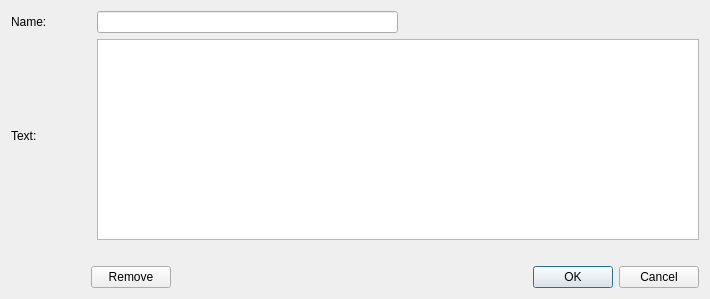
<?xml version="1.0" encoding="UTF-8"?>
<ui version="4.0">
 <class>C_UiStringRecordProperties</class>
 <widget class="QDialog" name="C_UiStringRecordProperties">
  <property name="geometry">
   <rect>
    <x>0</x>
    <y>0</y>
    <width>710</width>
    <height>299</height>
   </rect>
  </property>
  <property name="windowTitle">
   <string>String</string>
  </property>
  <layout class="QVBoxLayout" name="verticalLayout_2">
   <item>
    <layout class="QVBoxLayout" name="verticalLayout">
     <item>
      <layout class="QHBoxLayout" name="horizontalLayout_3">
       <item>
        <widget class="QLabel" name="label_2">
         <property name="minimumSize">
          <size>
           <width>80</width>
           <height>0</height>
          </size>
         </property>
         <property name="text">
          <string>Name:</string>
         </property>
        </widget>
       </item>
       <item>
        <widget class="QLineEdit" name="NameLineEdit">
         <property name="minimumSize">
          <size>
           <width>200</width>
           <height>0</height>
          </size>
         </property>
        </widget>
       </item>
       <item>
        <spacer name="horizontalSpacer_2">
         <property name="orientation">
          <enum>Qt::Horizontal</enum>
         </property>
         <property name="sizeHint" stdset="0">
          <size>
           <width>40</width>
           <height>20</height>
          </size>
         </property>
        </spacer>
       </item>
      </layout>
     </item>
     <item>
      <layout class="QHBoxLayout" name="horizontalLayout_2">
       <item>
        <layout class="QVBoxLayout" name="verticalLayout_3">
         <item>
          <widget class="QLabel" name="label">
           <property name="minimumSize">
            <size>
             <width>80</width>
             <height>0</height>
            </size>
           </property>
           <property name="text">
            <string>Text:</string>
           </property>
          </widget>
         </item>
         <item>
          <spacer name="verticalSpacer">
           <property name="orientation">
            <enum>Qt::Vertical</enum>
           </property>
          </spacer>
         </item>
        </layout>
       </item>
       <item>
        <widget class="QPlainTextEdit" name="PlainTextEdit">
         <property name="minimumSize">
          <size>
           <width>600</width>
           <height>100</height>
          </size>
         </property>
        </widget>
       </item>
      </layout>
     </item>
     <item>
      <spacer name="verticalSpacer_2">
       <property name="orientation">
        <enum>Qt::Vertical</enum>
       </property>
       <property name="sizeType">
        <enum>QSizePolicy::Minimum</enum>
       </property>
       <property name="sizeHint" stdset="0">
        <size>
         <width>20</width>
         <height>20</height>
        </size>
       </property>
      </spacer>
     </item>
     <item>
      <layout class="QHBoxLayout" name="horizontalLayout">
       <item>
        <spacer name="horizontalSpacer">
         <property name="orientation">
          <enum>Qt::Horizontal</enum>
         </property>
         <property name="sizeType">
          <enum>QSizePolicy::Fixed</enum>
         </property>
         <property name="sizeHint" stdset="0">
          <size>
           <width>80</width>
           <height>0</height>
          </size>
         </property>
        </spacer>
       </item>
       <item>
        <widget class="QPushButton" name="RemoveButton">
         <property name="text">
          <string>Remove</string>
         </property>
        </widget>
       </item>
       <item>
        <widget class="QDialogButtonBox" name="ButtonBox">
         <property name="orientation">
          <enum>Qt::Horizontal</enum>
         </property>
         <property name="standardButtons">
          <set>QDialogButtonBox::Cancel|QDialogButtonBox::Ok</set>
         </property>
        </widget>
       </item>
      </layout>
     </item>
    </layout>
   </item>
  </layout>
 </widget>
 <resources/>
 <connections>
  <connection>
   <sender>ButtonBox</sender>
   <signal>accepted()</signal>
   <receiver>C_UiStringRecordProperties</receiver>
   <slot>accept()</slot>
   <hints>
    <hint type="sourcelabel">
     <x>248</x>
     <y>254</y>
    </hint>
    <hint type="destinationlabel">
     <x>157</x>
     <y>274</y>
    </hint>
   </hints>
  </connection>
  <connection>
   <sender>ButtonBox</sender>
   <signal>rejected()</signal>
   <receiver>C_UiStringRecordProperties</receiver>
   <slot>reject()</slot>
   <hints>
    <hint type="sourcelabel">
     <x>316</x>
     <y>260</y>
    </hint>
    <hint type="destinationlabel">
     <x>286</x>
     <y>274</y>
    </hint>
   </hints>
  </connection>
 </connections>
</ui>
